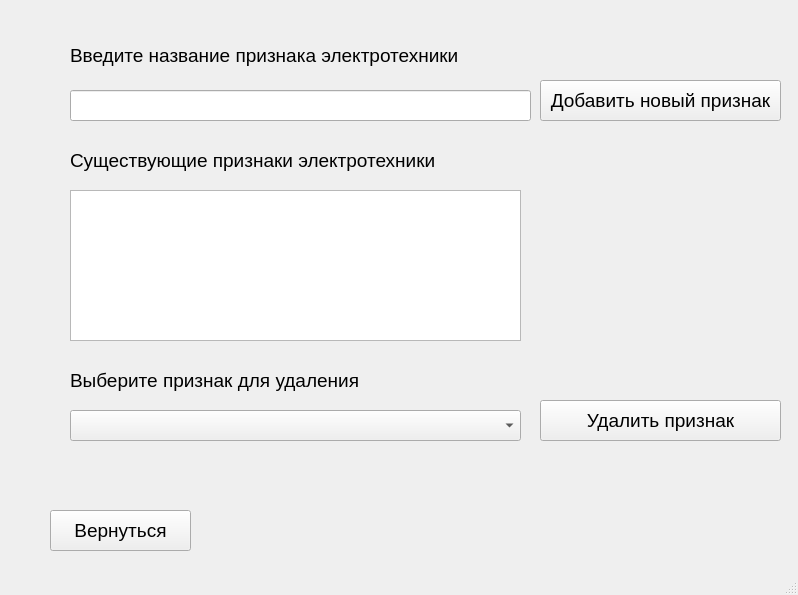
<?xml version="1.0" encoding="UTF-8"?>
<ui version="4.0">
 <class>featureEditor</class>
 <widget class="QMainWindow" name="featureEditor">
  <property name="geometry">
   <rect>
    <x>0</x>
    <y>0</y>
    <width>798</width>
    <height>595</height>
   </rect>
  </property>
  <property name="minimumSize">
   <size>
    <width>798</width>
    <height>595</height>
   </size>
  </property>
  <property name="maximumSize">
   <size>
    <width>798</width>
    <height>595</height>
   </size>
  </property>
  <property name="windowTitle">
   <string>Редактор знаний. Признаки</string>
  </property>
  <widget class="QWidget" name="centralwidget">
   <widget class="QPushButton" name="button_featureAdd_featureEditor">
    <property name="geometry">
     <rect>
      <x>540</x>
      <y>80</y>
      <width>241</width>
      <height>41</height>
     </rect>
    </property>
    <property name="font">
     <font>
      <pointsize>14</pointsize>
     </font>
    </property>
    <property name="text">
     <string>Добавить новый признак</string>
    </property>
   </widget>
   <widget class="QLabel" name="label">
    <property name="geometry">
     <rect>
      <x>70</x>
      <y>45</y>
      <width>461</width>
      <height>21</height>
     </rect>
    </property>
    <property name="font">
     <font>
      <pointsize>14</pointsize>
     </font>
    </property>
    <property name="text">
     <string>Введите название признака электротехники</string>
    </property>
   </widget>
   <widget class="QLabel" name="label_2">
    <property name="geometry">
     <rect>
      <x>70</x>
      <y>150</y>
      <width>451</width>
      <height>21</height>
     </rect>
    </property>
    <property name="font">
     <font>
      <pointsize>14</pointsize>
     </font>
    </property>
    <property name="text">
     <string>Существующие признаки электротехники</string>
    </property>
   </widget>
   <widget class="QPushButton" name="button_goBack_featureEditor">
    <property name="geometry">
     <rect>
      <x>50</x>
      <y>510</y>
      <width>141</width>
      <height>41</height>
     </rect>
    </property>
    <property name="font">
     <font>
      <pointsize>14</pointsize>
     </font>
    </property>
    <property name="text">
     <string>Вернуться</string>
    </property>
   </widget>
   <widget class="QTextEdit" name="text_featureExist_featureEditor">
    <property name="geometry">
     <rect>
      <x>70</x>
      <y>190</y>
      <width>451</width>
      <height>151</height>
     </rect>
    </property>
   </widget>
   <widget class="QComboBox" name="comboBox_featureDelete_featureEditor">
    <property name="geometry">
     <rect>
      <x>70</x>
      <y>410</y>
      <width>451</width>
      <height>31</height>
     </rect>
    </property>
    <property name="font">
     <font>
      <pointsize>14</pointsize>
     </font>
    </property>
   </widget>
   <widget class="QLabel" name="label_3">
    <property name="geometry">
     <rect>
      <x>70</x>
      <y>370</y>
      <width>451</width>
      <height>21</height>
     </rect>
    </property>
    <property name="font">
     <font>
      <pointsize>14</pointsize>
     </font>
    </property>
    <property name="text">
     <string>Выберите признак для удаления</string>
    </property>
   </widget>
   <widget class="QPushButton" name="button_featureDelete_featureEditor">
    <property name="geometry">
     <rect>
      <x>540</x>
      <y>400</y>
      <width>241</width>
      <height>41</height>
     </rect>
    </property>
    <property name="font">
     <font>
      <pointsize>14</pointsize>
     </font>
    </property>
    <property name="text">
     <string>Удалить признак</string>
    </property>
   </widget>
   <widget class="QLineEdit" name="line_featureAdd_classEditor">
    <property name="geometry">
     <rect>
      <x>70</x>
      <y>90</y>
      <width>461</width>
      <height>31</height>
     </rect>
    </property>
   </widget>
  </widget>
  <widget class="QMenuBar" name="menubar">
   <property name="geometry">
    <rect>
     <x>0</x>
     <y>0</y>
     <width>798</width>
     <height>22</height>
    </rect>
   </property>
  </widget>
  <widget class="QStatusBar" name="statusbar"/>
 </widget>
 <resources/>
 <connections/>
</ui>
